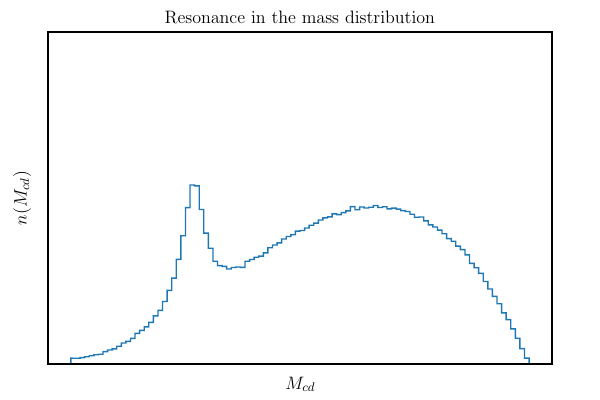

This figure's Python source:
import sys
import os
import h5py
import matplotlib.pyplot as plt
import numpy as np
from matplotlib import colors
from scipy.stats import chi2, chisquare
from scipy.special import erfinv


plt.rc('text', usetex=True)
plt.rc('font', family='serif')

fontsize=13



def bkg(x):
    return -1.0*x*x*(0.15*x-0.5)

def sig(x):
    return 0.02/((x*x-0.8)**2 + 0.03)

xmin = 0
xmax = 3.332
samples = 2000000

x_bkg = []
x_sig = []

for i in range(samples):
    r = np.random.uniform(xmin,xmax)
    s = np.random.uniform(0,1)

    if s <= bkg(r):
        x_bkg.append(r)

    if s <= sig(r):
        x_sig.append(r)

plt.hist(x_bkg,bins=100)
plt.hist(x_sig,bins=100)
plt.show()
plt.close()
plt.clf()

x_all = x_bkg + x_sig
fig,ax = plt.subplots(1)
plt.hist(x_all,bins=100,density=True,histtype='step')
plt.ylim(0,1)

ax.set_yticklabels([])
ax.set_xticklabels([])
for tic in ax.xaxis.get_major_ticks():
    tic.tick1On = tic.tick2On = False
for tic in ax.yaxis.get_major_ticks():
    tic.tick1On = tic.tick2On = False

plt.title('Resonance in the mass distribution', fontsize=fontsize)
plt.xlabel('$M_{cd}$', fontsize=fontsize)
plt.ylabel('$n(M_{cd})$', fontsize=fontsize)
#plt.tick_params(axis='both', labelsize=0, length = 0)

fig.subplots_adjust(left = 0.08,right = 0.92,bottom = 0.08,top = 0.92)
fig.savefig('./Python/LHC/RES/res2.pdf')
plt.show()
plt.clf()
